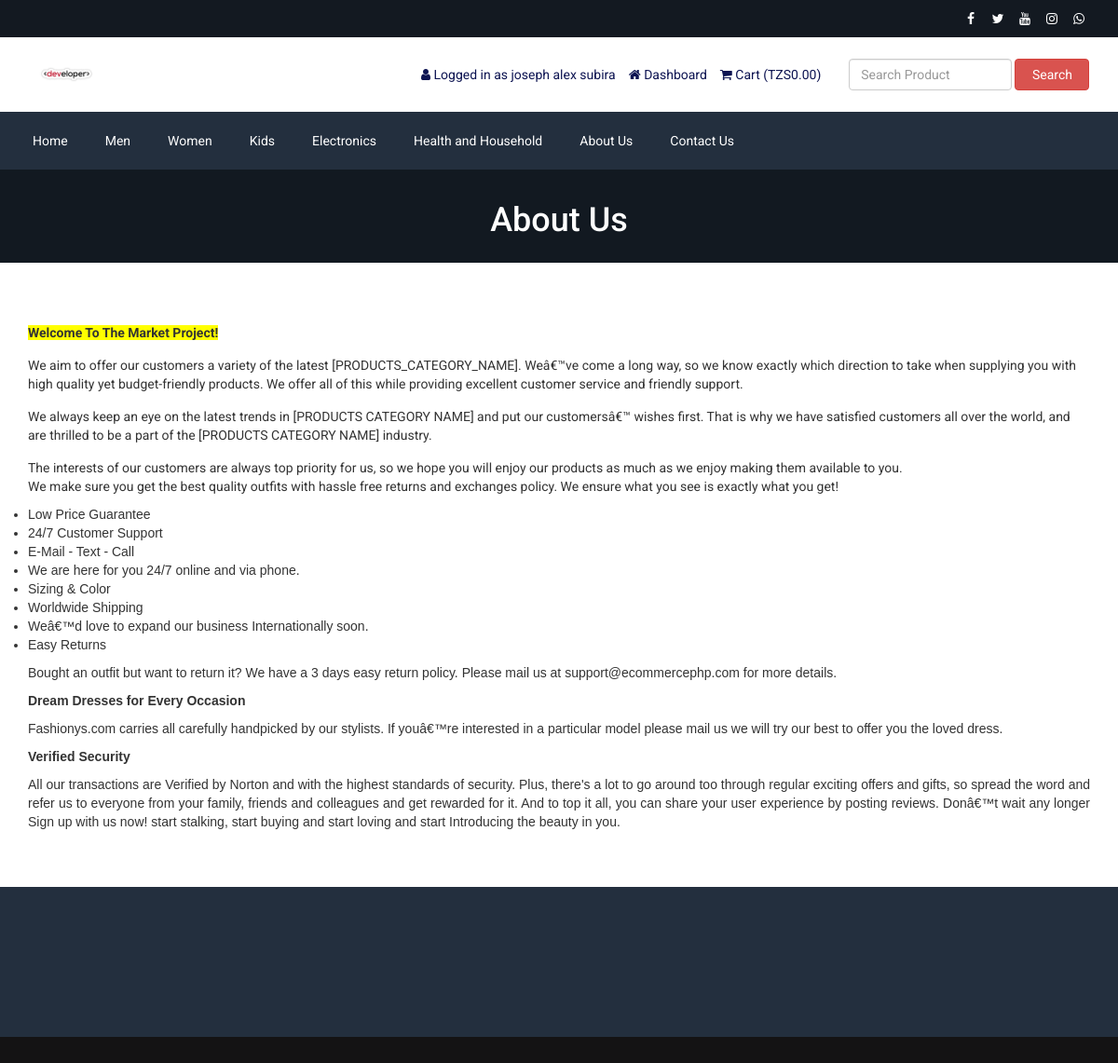
The page /about.php (signed in) on the database its author committed.
### tables this page shows
CREATE TABLE `tbl_social` (
  `social_id` int(11) NOT NULL,
  `social_name` varchar(30) NOT NULL,
  `social_url` varchar(255) NOT NULL,
  `social_icon` varchar(30) NOT NULL
);

CREATE TABLE `tbl_settings` (
  `id` int(11) NOT NULL,
  `logo` varchar(255) NOT NULL,
  `favicon` varchar(255) NOT NULL,
  `footer_about` text NOT NULL,
  `footer_copyright` text NOT NULL,
  `contact_address` text NOT NULL,
  `contact_email` varchar(255) NOT NULL,
  `contact_phone` varchar(255) NOT NULL,
  `contact_fax` varchar(255) NOT NULL,
  `contact_map_iframe` text NOT NULL,
  `receive_email` varchar(255) NOT NULL,
  `receive_email_subject` varchar(255) NOT NULL,
  `receive_email_thank_you_message` text NOT NULL,
  `forget_password_message` text NOT NULL,
  `total_recent_post_footer` int(10) NOT NULL,
  `total_popular_post_footer` int(10) NOT NULL,
  `total_recent_post_sidebar` int(11) NOT NULL,
  `total_popular_post_sidebar` int(11) NOT NULL,
  `total_featured_product_home` int(11) NOT NULL,
  `total_latest_product_home` int(11) NOT NULL,
  `total_popular_product_home` int(11) NOT NULL,
  `meta_title_home` text NOT NULL,
  `meta_keyword_home` text NOT NULL,
  `meta_description_home` text NOT NULL,
  `banner_login` varchar(255) NOT NULL,
  `banner_registration` varchar(255) NOT NULL,
  `banner_forget_password` varchar(255) NOT NULL,
  `banner_reset_password` varchar(255) NOT NULL,
  `banner_search` varchar(255) NOT NULL,
  `banner_cart` varchar(255) NOT NULL,
  `banner_checkout` varchar(255) NOT NULL,
  `banner_product_category` varchar(255) NOT NULL,
  `banner_blog` varchar(255) NOT NULL,
  `cta_title` varchar(255) NOT NULL,
  `cta_content` text NOT NULL,
  `cta_read_more_text` varchar(255) NOT NULL,
  `cta_read_more_url` varchar(255) NOT NULL,
  `cta_photo` varchar(255) NOT NULL,
  `featured_product_title` varchar(255) NOT NULL,
  `featured_product_subtitle` varchar(255) NOT NULL,
  `latest_product_title` varchar(255) NOT NULL,
  `latest_product_subtitle` varchar(255) NOT NULL,
  `popular_product_title` varchar(255) NOT NULL,
  `popular_product_subtitle` varchar(255) NOT NULL,
  `testimonial_title` varchar(255) NOT NULL,
  `testimonial_subtitle` varchar(255) NOT NULL,
  `testimonial_photo` varchar(255) NOT NULL,
  `blog_title` varchar(255) NOT NULL,
  `blog_subtitle` varchar(255) NOT NULL,
  `newsletter_text` text NOT NULL,
  `paypal_email` varchar(255) NOT NULL,
  `stripe_public_key` varchar(255) NOT NULL,
  `stripe_secret_key` varchar(255) NOT NULL,
  `bank_detail` text NOT NULL,
  `before_head` text NOT NULL,
  `after_body` text NOT NULL,
  `before_body` text NOT NULL,
  `home_service_on_off` int(11) NOT NULL,
  `home_welcome_on_off` int(11) NOT NULL,
  `home_featured_product_on_off` int(11) NOT NULL,
  `home_latest_product_on_off` int(11) NOT NULL,
  `home_popular_product_on_off` int(11) NOT NULL,
  `home_testimonial_on_off` int(11) NOT NULL,
  `home_blog_on_off` int(11) NOT NULL,
  `newsletter_on_off` int(11) NOT NULL,
  `ads_above_welcome_on_off` int(1) NOT NULL,
  `ads_above_featured_product_on_off` int(1) NOT NULL,
  `ads_above_latest_product_on_off` int(1) NOT NULL,
  `ads_above_popular_product_on_off` int(1) NOT NULL,
  `ads_above_testimonial_on_off` int(1) NOT NULL,
  `ads_category_sidebar_on_off` int(1) NOT NULL
);

CREATE TABLE `tbl_top_category` (
  `tcat_id` int(11) NOT NULL,
  `tcat_name` varchar(255) NOT NULL,
  `show_on_menu` int(1) NOT NULL
);

CREATE TABLE `tbl_page` (
  `id` int(11) NOT NULL,
  `about_title` varchar(255) NOT NULL,
  `about_content` text NOT NULL,
  `about_banner` varchar(255) NOT NULL,
  `about_meta_title` varchar(255) NOT NULL,
  `about_meta_keyword` text NOT NULL,
  `about_meta_description` text NOT NULL,
  `faq_title` varchar(255) NOT NULL,
  `faq_banner` varchar(255) NOT NULL,
  `faq_meta_title` varchar(255) NOT NULL,
  `faq_meta_keyword` text NOT NULL,
  `faq_meta_description` text NOT NULL,
  `blog_title` varchar(255) NOT NULL,
  `blog_banner` varchar(255) NOT NULL,
  `blog_meta_title` varchar(255) NOT NULL,
  `blog_meta_keyword` text NOT NULL,
  `blog_meta_description` text NOT NULL,
  `contact_title` varchar(255) NOT NULL,
  `contact_banner` varchar(255) NOT NULL,
  `contact_meta_title` varchar(255) NOT NULL,
  `contact_meta_keyword` text NOT NULL,
  `contact_meta_description` text NOT NULL,
  `pgallery_title` varchar(255) NOT NULL,
  `pgallery_banner` varchar(255) NOT NULL,
  `pgallery_meta_title` varchar(255) NOT NULL,
  `pgallery_meta_keyword` text NOT NULL,
  `pgallery_meta_description` text NOT NULL,
  `vgallery_title` varchar(255) NOT NULL,
  `vgallery_banner` varchar(255) NOT NULL,
  `vgallery_meta_title` varchar(255) NOT NULL,
  `vgallery_meta_keyword` text NOT NULL,
  `vgallery_meta_description` text NOT NULL
);

### about.php (the view)
<?php require_once('header.php'); ?>
<?php
$statement = $pdo->prepare("SELECT * FROM tbl_page WHERE id=1");
$statement->execute();
$result = $statement->fetchAll(PDO::FETCH_ASSOC);
foreach ($result as $row) {
   $about_title = $row['about_title'];
    $about_content = $row['about_content'];
    $about_banner = $row['about_banner'];
}
?>
<div class="page-banner" style="background-image: url(assets/uploads/<?php echo $about_banner; ?>);">
    <div class="inner">
        <h1><?php echo $about_title; ?></h1>
    </div>
</div>
<div class="page">
    <div class="container">
        <div class="row">
            <div class="col-md-12">
                <p>
                    <?php echo $about_content; ?>
                </p>
            </div>
        </div>
    </div>
</div>
<?php require_once('footer.php'); ?>

### header.php (shortened to what this page needs)
<?php
include("admin/inc/config.php");
$statement = $pdo->prepare("SELECT * FROM tbl_settings WHERE id=1");
$statement->execute();
$result = $statement->fetchAll(PDO::FETCH_ASSOC);
foreach ($result as $row)
{
	$logo = $row['logo'];
}
?>
<!DOCTYPE html>
<html lang="en">
<head>
    <link rel="stylesheet" href="assets/css/bootstrap.min.css">
    <link rel="stylesheet" href="assets/css/font-awesome.min.css">
    <link rel="stylesheet" href="assets/css/owl.carousel.min.css">
    <link rel="stylesheet" href="assets/css/owl.theme.default.min.css">
    <link rel="stylesheet" href="assets/css/jquery.bxslider.min.css">
    <link rel="stylesheet" href="assets/css/magnific-popup.css">
    <link rel="stylesheet" href="assets/css/rating.css">
    <link rel="stylesheet" href="assets/css/spacing.css">
    <link rel="stylesheet" href="assets/css/bootstrap-touch-slider.css">
    <link rel="stylesheet" href="assets/css/animate.min.css">
    <link rel="stylesheet" href="assets/css/tree-menu.css">
    <link rel="stylesheet" href="assets/css/select2.min.css">
    <link rel="stylesheet" href="assets/css/main.css">
    <link rel="stylesheet" href="assets/css/responsive.css">
    <?php
	$statement = $pdo->prepare("SELECT * FROM tbl_page WHERE id=1");
	$statement->execute();
	$result = $statement->fetchAll(PDO::FETCH_ASSOC);
		?>
</head>
<body>
    <div class="top">
        <div class="container">
            <div class="row">
                <div class="col-md-6 col-sm-6 col-xs-12">
                    <div class="right">
                        <ul>
                            <?php
						$statement = $pdo->prepare("SELECT * FROM tbl_social");
						$statement->execute();
						$result = $statement->fetchAll(PDO::FETCH_ASSOC);
						foreach ($result as $row) {
							?>
                            <?php if($row['social_url'] != ''): ?>
                            <li><a href="<?php echo $row['social_url']; ?>"><i
                                        class="<?php echo $row['social_icon']; ?>"></i></a></li>
                            <?php endif; ?>
                            <?php
						}
						?>
                        </ul>
                    </div>
                </div>
            </div>
        </div>
    </div>
    <div class="header">
        <div class="container">
            <div class="row inner">
                <div class="col-md-4 logo">
                    <a href="index.php"><img src="assets/uploads/<?php echo $logo; ?>" alt="logo image"></a>
                </div>
                <div class="col-md-5 right">
                    <ul>
                        <?php
					if(isset($_SESSION['customer'])) {
						?>
                        <li><i class="fa fa-user"></i> <?php echo LANG_VALUE_13; ?>
                            <?php echo $_SESSION['customer']['cust_name']; ?></li>
                        <li><a href="dashboard.php"><i class="fa fa-home"></i> <?php echo LANG_VALUE_89; ?></a></li>
                        <?php
					} else {
						?>
                        <li><a href="login.php"><i class="fa fa-sign-in"></i> <?php echo LANG_VALUE_9; ?></a></li>
                        <li><a href="registration.php"><i class="fa fa-user-plus"></i> <?php echo LANG_VALUE_15; ?></a>
                        </li>
                        <?php
					}
					?>
                        <li><a href="cart.php"><i class="fa fa-shopping-cart"></i> <?php echo LANG_VALUE_18; ?> (<?php echo LANG_VALUE_1; ?><?php
					if(isset($_SESSION['cart_p_id'])) {
						$table_total_price = 0;
						$i=0;
	                    foreach($_SESSION['cart_p_qty'] as $key => $value)
	                    {
	                        $i++;
	                        $arr_cart_p_qty[$i] = $value;
	                    }                    $i=0;
	                    foreach($_SESSION['cart_p_current_price'] as $key => $value)
	                    {
	                        $i++;
	                        $arr_cart_p_current_price[$i] = $value;
	                    }
	                    for($i=1;$i<=count($arr_cart_p_qty);$i++) {
	                    	$row_total_price = $arr_cart_p_current_price[$i]*$arr_cart_p_qty[$i];
	                        $table_total_price = $table_total_price + $row_total_price;
	                    }
						echo $table_total_price;
					} else {
						echo '0.00';
					}
					?>)</a></li>
                    </ul>
                </div>
                <div class="col-md-3 search-area">
                    <form class="navbar-form navbar-left" role="search" action="search-result.php" method="get">
                        <div class="form-group">
                            <input type="text" class="form-control search-top" placeholder="<?php echo LANG_VALUE_2; ?>"
                                name="search_text">
                        </div>
                        <button type="submit" class="btn btn-danger"><?php echo LANG_VALUE_3; ?></button>
                    </form>
                </div>
            </div>
        </div>
    </div>
    <div class="nav">
        <div class="container">
            <div class="row">
                <div class="col-md-12 pl_0 pr_0">
                    <div class="menu-container">
                        <div class="menu">
                            <ul>
                                <li><a href="index.php">Home</a></li>
                                <?php
							$statement = $pdo->prepare("SELECT * FROM tbl_top_category WHERE show_on_menu=1");
							$statement->execute();
							$result = $statement->fetchAll(PDO::FETCH_ASSOC);
							foreach ($result as $row) {
								?>
                                <li><a
                                        href="product-category.php?id=<?php echo $row['tcat_id']; ?>&type=top-category"><?php echo $row['tcat_name']; ?></a>
                                </li>
                                <?php
							}
							?>
                                <?php
							$statement = $pdo->prepare("SELECT * FROM tbl_page WHERE id=1");
							$statement->execute();
							$result = $statement->fetchAll(PDO::FETCH_ASSOC);
							foreach ($result as $row) {
								$about_title = $row['about_title'];
								$contact_title = $row['contact_title'];
							}
							?>
                                <li><a href="about.php"><?php echo $about_title; ?></a></li>
                                <li><a href="contact.php"><?php echo $contact_title; ?></a></li>
                            </ul>
                        </div>
                    </div>
                </div>
            </div>
        </div>
    </div>

### assets/css/main.css (style rules this page uses)
* { margin: 0; padding: 0; }
body { font-family: "Roboto", sans-serif; font-size: 14px; }
h1, h2, h3, h4, h5, h6 { font-family: "Roboto", sans-serif; }
a { text-decoration: none; }
.top { width: 100%; height: 40px; background: #131921; }
.top .right { float: right; }
.top .right ul { padding-top: 8px; }
.top .right ul li { list-style-type: none; float: left; margin-left: 5px; }
.top .right ul li a { color: white; width: 24px; height: 24px; line-height: 24px; text-align: center; border-radius: 50%; display: block; transition: all 0.4s ease; }
.header { width: 100%; height: auto; background: #fff; }
.header .inner { height: auto; display: table; }
.header .logo { float: none; display: table-cell; vertical-align: middle; }
.header .logo img { max-width: 100%; height: 80px; }
.header .navbar-form .form-control { width: 300px; }
.header .search-area { float: none; display: table-cell; vertical-align: middle; }
.header .search-area .form-group { width: calc(100% - 84px); }
.header .search-area button { width: 80px; }
.header .search-area form { width: 100%; }
.header .right { float: none; display: table-cell; vertical-align: middle; padding-right: 0; }
.header .right ul { float: right; margin-bottom: 0; }
.header .right ul li { list-style-type: none; float: left; margin-left: 14px; color: #0d1452; }
.header .right ul li a { color: #0d1452; }
.header .navbar-form .search-top { width: 100%; }
.nav { background: #232f3e; }
.menu-container { width: 100%; margin: 0 auto; background: #232f3e; }
.menu-dropdown-icon:before { content: "\f067"; font-family: "FontAwesome"; display: none; cursor: pointer; float: right; padding: 1.5em 2em; background: #fff; color: #333; }
.menu > ul { margin: 0 auto; width: 100%; list-style: none; padding: 0; position: relative; box-sizing: border-box; }
.menu > ul:before, .menu > ul:after { content: ""; display: table; }
.menu > ul:after { clear: both; }
.menu > ul > li { float: left; padding: 0; margin: 0; }
.menu > ul > li a { text-decoration: none; padding: 1.5em 20px; display: block; color: #fff; }
.page-banner { width: 100%; height: auto; background-repeat: no-repeat; background-position: center center; -webkit-background-size: cover; background-size: cover; position: relative; padding-top: 15px; padding-bottom: 15px; overflow: hidden; }
.page-banner h1 { color: #fff; text-align: center; z-index: 999; position: relative; }
.page { width: 100%; height: auto; padding-top: 50px; padding-bottom: 50px; }

### assets/css/responsive.css (style rules this page uses)
@media only screen and (min-width: 992px) { .header .inner { width: 100%; } }
@media only screen and (min-width: 992px) { .header .search-area { padding-right: 0; } }
@media only screen and (min-width: 992px) { .header .search-area form { padding-right: 0; } }
@media only screen and (min-width: 992px) { .header .container { padding-right: 0; } }

### rows shown on the page
tbl_settings: logo (picture)
tbl_top_category: tcat_name "Men"
tbl_top_category: tcat_name "Women"
tbl_top_category: tcat_name "Kids"
tbl_top_category: tcat_name "Electronics"
tbl_top_category: tcat_name "Health and Household"
tbl_page: about_title "About Us", contact_title "Contact Us", about_banner (picture), about_content "Welcome To The Market Project! We aim to offer our customers a variety of the latest [PRODUCTS_CATEGORY_NAME]. Weâ€™ve come a long way, so we know exactly which direction to take when supplying you with high quality yet budget-friendly products. We offer all of this while providing excellent customer service and friendly support. We always keep an eye on the latest trends in [PRODUCTS CATEGORY NAME] and put our customersâ€™ wishes first. That is why we have satisfied customers all over the world, and are thrilled to be a part of the [PRODUCTS CATEGORY NAME] industry. The interests of our customers are always top priority for us, so we hope you will enjoy our products as much as we enjoy…"

### other values the page prints
LANG_VALUE_13 "Logged in as"
$_SESSION['customer']['cust_name'] "joseph alex subira"
LANG_VALUE_89 "Dashboard"
LANG_VALUE_18 "Cart"
LANG_VALUE_1 "TZS"
LANG_VALUE_3 "Search"
